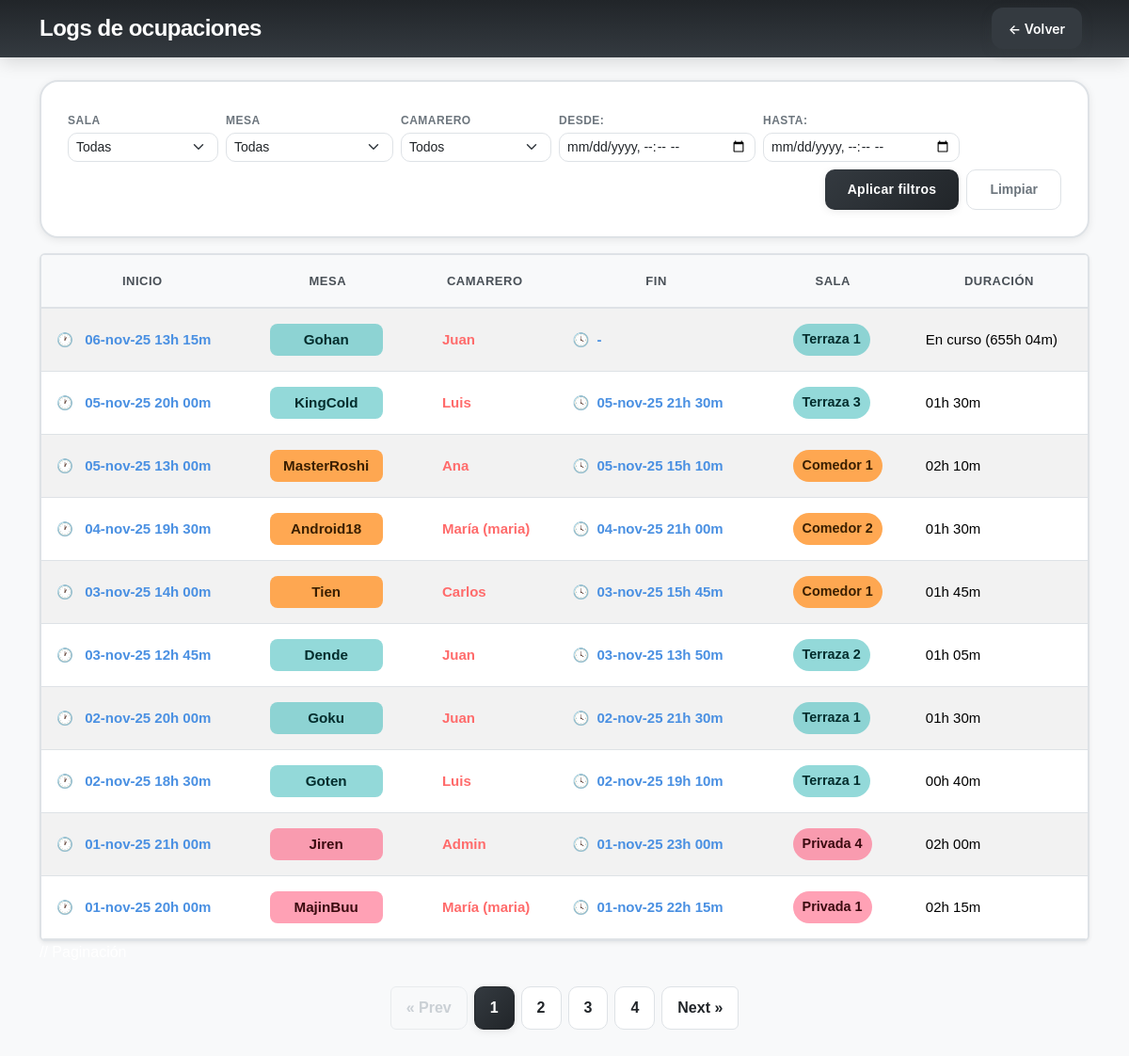
Page /public/pages/logs.php (signed in) on the earlier database version.
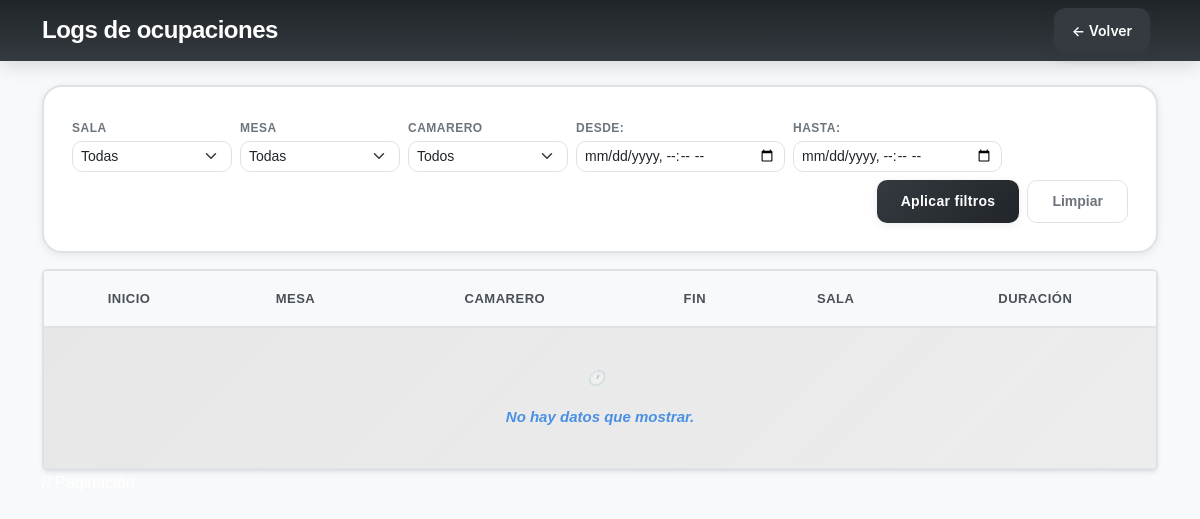
Same page on the later database version.
### tables this page shows
CREATE TABLE IF NOT EXISTS ocupaciones (  
    id_ocupacion INT AUTO_INCREMENT PRIMARY KEY,
    id_mesa INT NOT NULL,
    id_usuario INT NOT NULL,
    fecha_ocupacion DATETIME NOT NULL,
    fecha_liberacion DATETIME,
    FOREIGN KEY (id_mesa) REFERENCES mesas(id_mesa),
    FOREIGN KEY (id_usuario) REFERENCES usuarios(id_usuario)
);

CREATE TABLE IF NOT EXISTS mesas (
    id_mesa INT AUTO_INCREMENT PRIMARY KEY,
    id_sala INT NOT NULL,
    nombre_mesa VARCHAR(20) NOT NULL,
    num_sillas INT NOT NULL,
    estado ENUM('libre', 'ocupada') DEFAULT 'libre',
    FOREIGN KEY (id_sala) REFERENCES salas(id_sala)
);

CREATE TABLE IF NOT EXISTS usuarios (
    id_usuario INT AUTO_INCREMENT PRIMARY KEY,
    nombre VARCHAR(50) NOT NULL,
    apellidos VARCHAR(100),
    usuario VARCHAR(50) UNIQUE NOT NULL,
    contrasena VARCHAR(255) NOT NULL,  
    rol ENUM('camarero', 'admin', 'gerent', 'manteniment') DEFAULT 'camarero'
);

CREATE TABLE IF NOT EXISTS salas (
    id_sala INT AUTO_INCREMENT PRIMARY KEY,
    nombre_sala VARCHAR(50) NOT NULL,
    tipo ENUM('terraza', 'comedor', 'privada') NOT NULL,
    capacidad_total INT NOT NULL
);

### private/proc/procesar_logs.php (called while the page is built, shortened)
<?php
require_once __DIR__ . '/../db/db_conn.php';
$pdo = connection($host, $user, $pass, $db);
$f_page = filter_input(INPUT_GET, 'page', FILTER_VALIDATE_INT);
$page = (int)$f_page;
if ($page < 1) {
    $page = 1;
}
try {
    $sql = "SELECT o.id_ocupacion, o.id_mesa, o.id_usuario, o.fecha_ocupacion, o.fecha_liberacion,
             m.nombre_mesa, s.nombre_sala, u.usuario, u.nombre
         FROM ocupaciones o
         LEFT JOIN mesas m ON o.id_mesa = m.id_mesa
         LEFT JOIN salas s ON m.id_sala = s.id_sala
         LEFT JOIN usuarios u ON o.id_usuario = u.id_usuario";
    $limit = 10;
    $offset = ($page - 1) * $limit;
    $sql .= ' ORDER BY o.fecha_ocupacion DESC';
    $sql .= ' LIMIT :limit OFFSET :offset';
    $stmt = $pdo->prepare($sql);
    $stmt->bindValue(':limit', (int)$limit, PDO::PARAM_INT);
    $stmt->bindValue(':offset', (int)$offset, PDO::PARAM_INT);
    $stmt->execute();
    $rawRows = $stmt->fetchAll(PDO::FETCH_ASSOC);
    $countSql = "SELECT COUNT(*) AS cnt FROM ocupaciones o
                 LEFT JOIN mesas m ON o.id_mesa = m.id_mesa
                 LEFT JOIN salas s ON m.id_sala = s.id_sala
                 LEFT JOIN usuarios u ON o.id_usuario = u.id_usuario";
    $countStmt = $pdo->prepare($countSql);
    $countStmt->execute();
    $total = (int)$countStmt->fetchColumn();
    $totalPages = (int)ceil($total / $limit);
} catch (Exception $e) {
    $rawRows = [];
}
$rows = [];
$meses_short = [
    '01' => 'ene',
    '02' => 'feb',
    '03' => 'mar',
    '04' => 'abr',
    '05' => 'may',
    '06' => 'jun',
    '07' => 'jul',
    '08' => 'ago',
    '09' => 'sep',
    '10' => 'oct',
    '11' => 'nov',
    '12' => 'dic'
];
$format_datetime = function ($dt) use ($meses_short) {
    if (empty($dt)) return '-';
    try {
        $d = new DateTime($dt);
        $day = $d->format('d');
        $mon = $d->format('m');
        $year = $d->format('y');
        $hour = (int)$d->format('H');
        $min = $d->format('i');
        $mon_short = $meses_short[$mon] ?? $d->format('M');
        return sprintf('%s-%s-%s %02dh %02dm', $day, $mon_short, $year, $hour, $min);
    } catch (Exception $e) {
        return '-';
    }
};
foreach ($rawRows as $r) {
    $inicio = $r['fecha_ocupacion'];
    $fin = $r['fecha_liberacion'];
    $duration = '-';
    try {
        $d1 = new DateTime($inicio);
        if (!empty($fin)) {
            $d2 = new DateTime($fin);
            $in_course = false;
        } else {
            $d2 = new DateTime();
            $in_course = true;
        }
        $diff = $d1->diff($d2);
        $hours = $diff->h + ($diff->d * 24);
        $minutes = $diff->i;
        $timeStr = sprintf('%02dh %02dm', $hours, $minutes);
        $duration = $in_course ? ('En curso (' . $timeStr . ')') : $timeStr;
    } catch (Exception $e) {
        $duration = '-';
    }
    $nombre = trim((string)($r['nombre'] ?? ''));
    $usuario = trim((string)($r['usuario'] ?? ''));
    if ($nombre !== '') {
        if (mb_strtolower($nombre) !== mb_strtolower($usuario)) {
            $camarero = $nombre . ' (' . $usuario . ')';
        } else {
            $camarero = $nombre;
        }
    } else {
        $camarero = $usuario;
    }
    $rows[] = [
        'id_ocupacion' => $r['id_ocupacion'],
        'id_mesa' => $r['id_mesa'],
        'id_usuario' => $r['id_usuario'],
        'fecha_ocupacion' => $format_datetime($inicio),
        'fecha_liberacion' => $format_datetime($fin),
        'nombre_sala' => $r['nombre_sala'],
        'nombre_mesa' => $r['nombre_mesa'],
        'camarero' => $camarero,
        'duracion' => $duration,
    ];
}

### public/pages/logs.php (the view, shortened to what this page needs)
<?php
require_once __DIR__ . '/../../private/proc/procesar_logs.php';
?>
<!DOCTYPE html>
<html lang="en">
<head>
    <link href="https://cdn.jsdelivr.net/npm/bootstrap@5.3.2/dist/css/bootstrap.min.css" rel="stylesheet">
    <link rel="stylesheet" href="../css/styles.css">
    <link rel="stylesheet" href="../css/logs.css">
</head>
<body class="bg-light">
    <header class="logs-header">
        <div class="container py-3 d-flex justify-content-between align-items-center">
            <div class="d-flex align-items-center gap-3">
                <a href="dashboard.php" class="btn btn-volver btn-back" aria-label="Volver">&larr; Volver</a>
                <h1 class="h4 mb-0 text-white">Logs de ocupaciones</h1>
            </div>
        </div>
    </header>
    <div class="container py-4">
        <form method="get" class="mb-3">
            <div class="d-flex flex-wrap align-items-end gap-2">
                <div class="form-group" style="min-width:160px;">
                    <label for="f_sala" class="form-label small mb-1">Sala</label>
                    <select id="f_sala" name="f_sala" class="form-select form-select-sm">
                        <option value="">Todas</option>
                    </select>
                </div>
                <div class="form-group" style="min-width:160px;">
                    <label for="f_mesa" class="form-label small mb-1">Mesa</label>
                    <select id="f_mesa" name="f_mesa" class="form-select form-select-sm">
                        <option value="">Todas</option>
                    </select>
                </div>
                <div class="form-group" style="min-width:160px;">
                    <label for="f_camarero" class="form-label small mb-1">Camarero</label>
                    <select id="f_camarero" name="f_camarero" class="form-select form-select-sm">
                        <option value="">Todos</option>
                    </select>
                </div>
                <div class="form-group d-flex gap-2 align-items-center" style="min-width:320px;">
                    <div style="min-width:150px;">
                        <label for="f_start" class="form-label small mb-1">Desde:</label>
                        <input id="f_start" name="f_start" type="datetime-local" class="form-control form-control-sm" placeholder="Desde" value="<?= !empty($f_start) ? htmlspecialchars($f_start) : '' ?>">
                    </div>
                    <div style="min-width:150px;">
                        <label for="f_end" class="form-label small mb-1">Hasta:</label>
                        <input id="f_end" name="f_end" type="datetime-local" class="form-control form-control-sm" placeholder="Hasta" value="<?= !empty($f_end) ? htmlspecialchars($f_end) : '' ?>">
                    </div>
                </div>
                <div class="ms-auto d-flex gap-2">
                    <button type="submit" class="btn btn-primary btn-sm">Aplicar filtros</button>
                    <a href="logs.php" class="btn btn-outline-secondary btn-sm">Limpiar</a>
                </div>
            </div>
        </form>
        <div class="table-responsive bg-white shadow-sm rounded">
            <table class="table table-striped table-hover mb-0">
                <thead class="table-light">
                    <tr>
                        <th>Inicio</th>
                        <th>Mesa</th>
                        <th>Camarero</th>
                        <th>Fin</th>
                        <th>Sala</th>
                        <th>Duración</th>
                    </tr>
                </thead>
                <tbody>
                    <?php if (empty($rows)): ?>
                        <tr>
                            <td colspan="6" class="text-center py-4">No hay datos que mostrar.</td>
                        </tr>
                    <?php else: ?>
                        <?php foreach ($rows as $r): ?>
                            <?php
                            $salaName = $r['nombre_sala'] ?? '-';
                            $salaClass = 'sala-default';
                            $lc = mb_strtolower($salaName);
                            if (strpos($lc, 'terra') !== false) {
                                $salaClass = 'sala-terraza';
                            } elseif (strpos($lc, 'priv') !== false) {
                                $salaClass = 'sala-privada';
                            } elseif (strpos($lc, 'comed') !== false || strpos($lc, 'comedor') !== false) {
                                $salaClass = 'sala-comedor';
                            }
                            ?>
                            <tr>
                                <td>
                                    <span class="date-cell"><?= htmlspecialchars($r['fecha_ocupacion'] ?? '-') ?></span>
                                </td>
                                <td>
                                    <span class="mesa-badge <?= $salaClass ?>"><?= htmlspecialchars($r['nombre_mesa'] ?? '-') ?></span>
                                </td>
                                <td><?= htmlspecialchars($r['camarero'] ?? '-') ?></td>
                                <td><?= htmlspecialchars($r['fecha_liberacion'] ?? '-') ?></td>
                                <td>
                                    <span class="sala-badge <?= $salaClass ?>"><?= htmlspecialchars($salaName) ?></span>
                                </td>
                                <td><?= htmlspecialchars($r['duracion'] ?? '-') ?></td>
                            </tr>
                        <?php endforeach; ?>
                    <?php endif; ?>
                </tbody>
            </table>
        </div>
        <?php if (!empty($totalPages) && $totalPages > 1): ?>
            <nav class="mt-3" aria-label="Paginación">
                <ul class="pagination">
                    <?php
                    $allowed = ['f_sala', 'f_mesa', 'f_camarero', 'f_start', 'f_end'];
                    $qs = array_intersect_key($_GET, array_flip($allowed));
                    $qs = array_filter($qs, fn($v) => $v !== '');
                    $base = http_build_query($qs);
                    $prefix = $base !== '' ? $base . '&' : '';
                    $currentPage = isset($page) ? (int)$page : 1;
                    $range = 3;
                    $start = max(1, $currentPage - $range);
                    $end = min($totalPages, $currentPage + $range);
                    ?>
                    <li class="page-item <?= $currentPage == 1 ? 'disabled' : '' ?>">
                        <a class="page-link" href="logs.php?<?= htmlspecialchars($prefix . 'page=' . max(1, $currentPage - 1)) ?>">&laquo; Prev</a>
                    </li>
                    <?php for ($p = $start; $p <= $end; $p++): ?>
                        <li class="page-item <?= $p == $currentPage ? 'active' : '' ?>">
                            <a class="page-link" href="logs.php?<?= htmlspecialchars($prefix . 'page=' . $p) ?>"><?= $p ?></a>
                        </li>
                    <?php endfor; ?>
                    <li class="page-item <?= $currentPage >= $totalPages ? 'disabled' : '' ?>">
                        <a class="page-link" href="logs.php?<?= htmlspecialchars($prefix . 'page=' . min($totalPages, $currentPage + 1)) ?>">Next &raquo;</a>
                    </li>
                </ul>
            </nav>
        <?php endif; ?>
    </div>
</body>
</html>

### public/css/styles.css (style rules this page uses)
:root { --negro: #000000; --gris-oscuro: #2b2b2b; --gris-medio: #65635c; --gris-claro: #d3d3d3; --blanco: #ffffff; }
body { font-family: 'Poppins', sans-serif; background-color: var(--gris-oscuro); color: var(--blanco); margin: 0; padding: 0; overflow-x: hidden; }

Differences in the rows shown:
removed ocupaciones: fecha_ocupacion "06-nov-25 13h 15m", id_mesa.nombre_mesa "Gohan", id_usuario.nombre "Juan", fecha_liberacion "-", salas.nombre_sala "Terraza 1", duracion "En curso (655h 04m)"
removed ocupaciones: fecha_ocupacion "05-nov-25 20h 00m", id_mesa.nombre_mesa "KingCold", id_usuario.nombre "Luis", fecha_liberacion "05-nov-25 21h 30m", salas.nombre_sala "Terraza 3", duracion "01h 30m"
removed ocupaciones: fecha_ocupacion "05-nov-25 13h 00m", id_mesa.nombre_mesa "MasterRoshi", id_usuario.nombre "Ana", fecha_liberacion "05-nov-25 15h 10m", salas.nombre_sala "Comedor 1", duracion "02h 10m"
removed ocupaciones: fecha_ocupacion "04-nov-25 19h 30m", id_mesa.nombre_mesa "Android18", camarero "María (maria)", fecha_liberacion "04-nov-25 21h 00m", salas.nombre_sala "Comedor 2", duracion "01h 30m"
removed ocupaciones: fecha_ocupacion "03-nov-25 14h 00m", id_mesa.nombre_mesa "Tien", id_usuario.nombre "Carlos", fecha_liberacion "03-nov-25 15h 45m", salas.nombre_sala "Comedor 1", duracion "01h 45m"
removed ocupaciones: fecha_ocupacion "03-nov-25 12h 45m", id_mesa.nombre_mesa "Dende", id_usuario.nombre "Juan", fecha_liberacion "03-nov-25 13h 50m", salas.nombre_sala "Terraza 2", duracion "01h 05m"
removed ocupaciones: fecha_ocupacion "02-nov-25 20h 00m", id_mesa.nombre_mesa "Goku", id_usuario.nombre "Juan", fecha_liberacion "02-nov-25 21h 30m", salas.nombre_sala "Terraza 1", duracion "01h 30m"
removed ocupaciones: fecha_ocupacion "02-nov-25 18h 30m", id_mesa.nombre_mesa "Goten", id_usuario.nombre "Luis", fecha_liberacion "02-nov-25 19h 10m", salas.nombre_sala "Terraza 1", duracion "00h 40m"
removed ocupaciones: fecha_ocupacion "01-nov-25 21h 00m", id_mesa.nombre_mesa "Jiren", id_usuario.nombre "Admin", fecha_liberacion "01-nov-25 23h 00m", salas.nombre_sala "Privada 4", duracion "02h 00m"
removed ocupaciones: fecha_ocupacion "01-nov-25 20h 00m", id_mesa.nombre_mesa "MajinBuu", camarero "María (maria)", fecha_liberacion "01-nov-25 22h 15m", salas.nombre_sala "Privada 1", duracion "02h 15m"
Other differences:
text no longer shown: "« Prev Next »"
text now shown: "No hay datos que mostrar."
list line gone: "1"
list line gone: "2"
list line gone: "3"
list line gone: "4"
